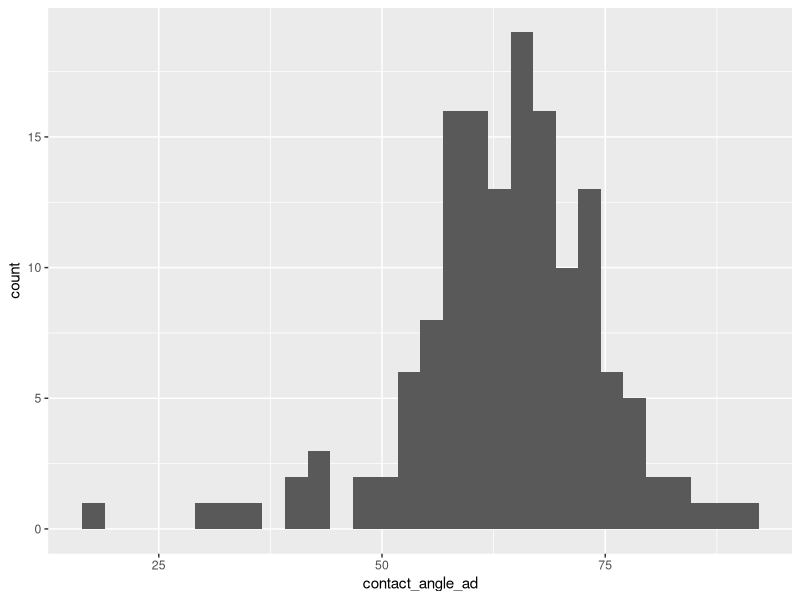
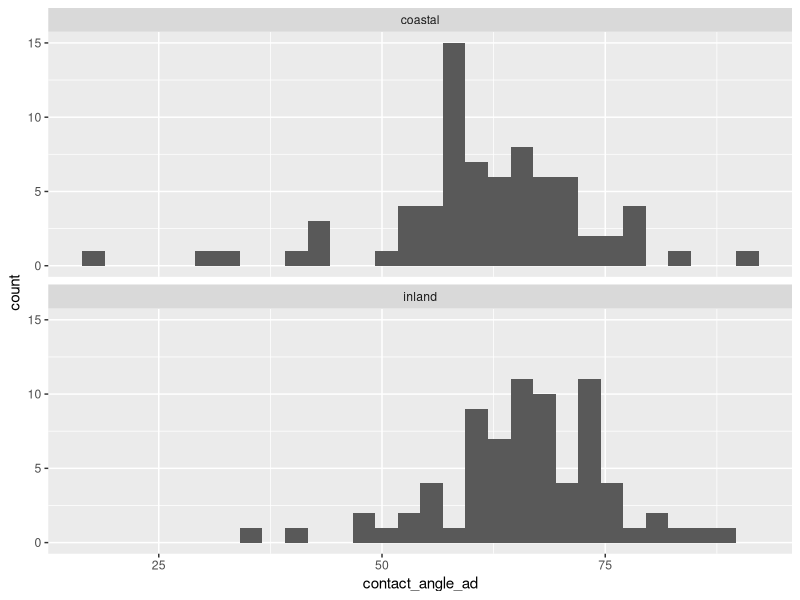
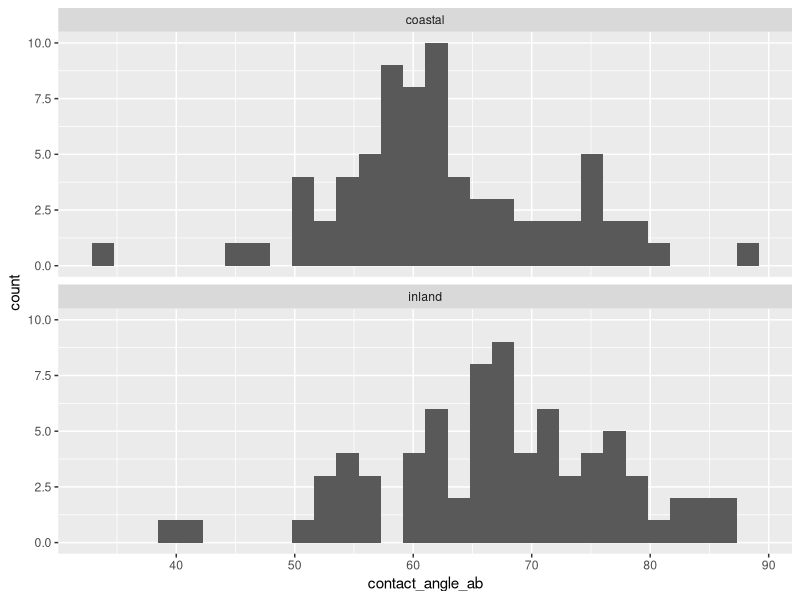
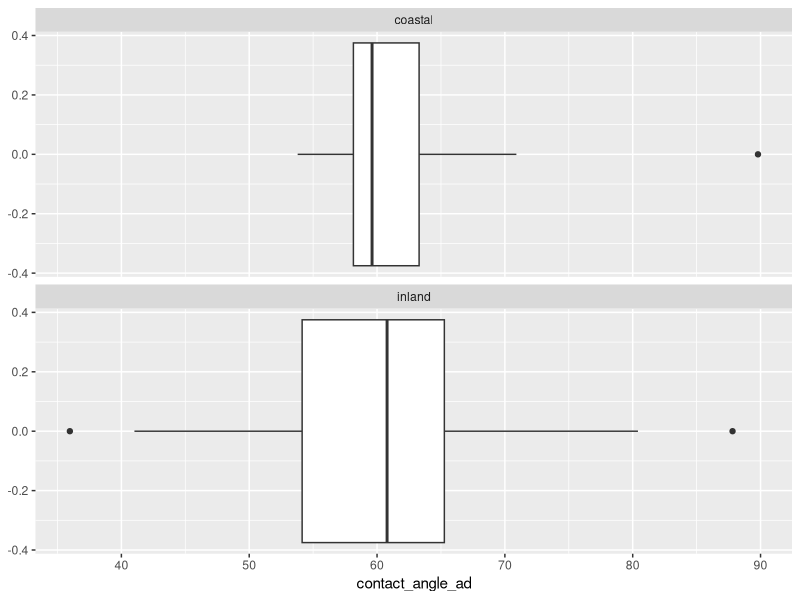
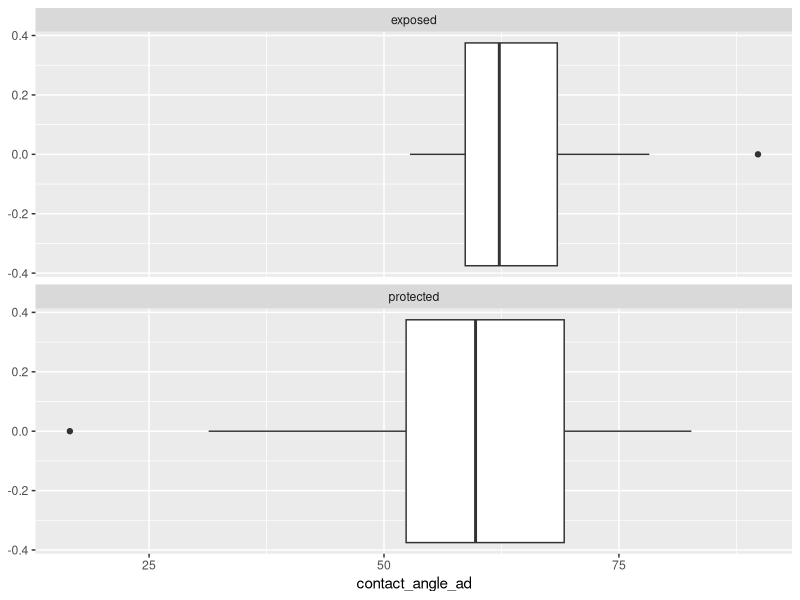
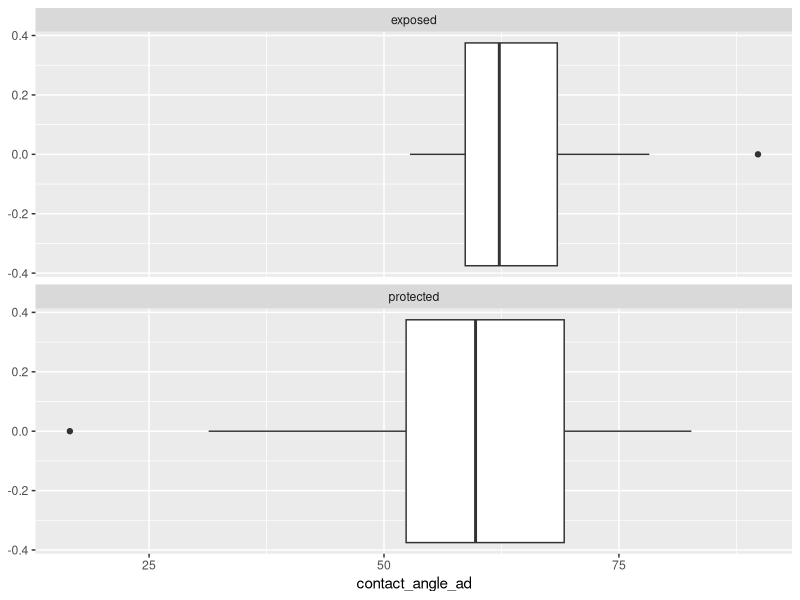
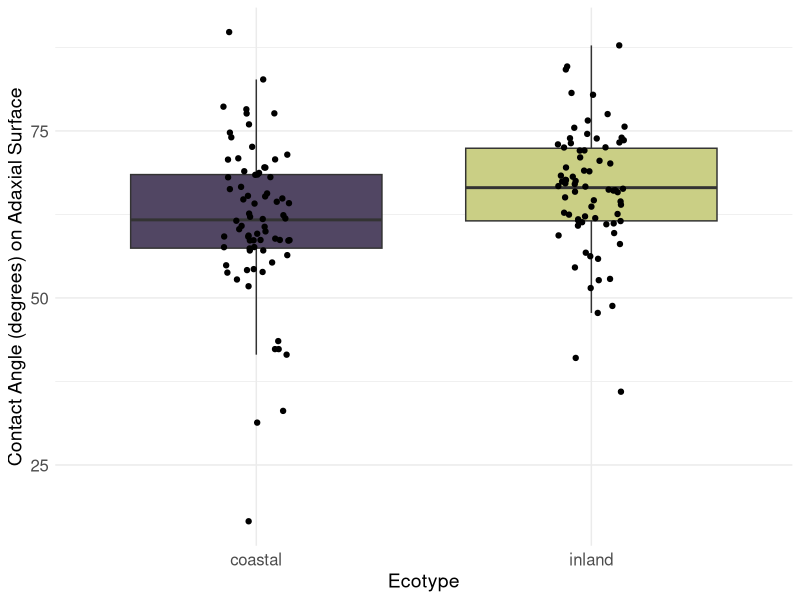
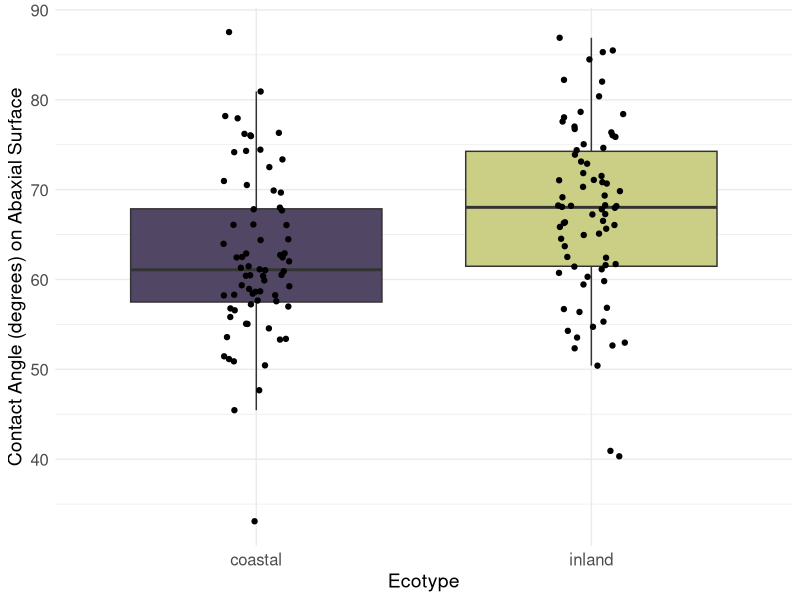

Here is the R script that generated these plots, in order: (Note: this script raises an error after producing the figures.)
require(tidyverse)
require(readxl)

coastal_pops = c('BHE', 'SWB', 'PGR', 'HEC', 'OPB')
inland_pops = c('SWC', 'LMC', 'TOR', 'OAE', 'RGR')


contact_angle =  read_xlsx(
  path = './Data/Contact Angle Measurements.xlsx', # Change path here
  sheet = 'Sheet1'
) %>%
  mutate(
    ecotype = case_when(
      pop.code %in% coastal_pops ~ "coastal",
      pop.code %in% inland_pops ~ "inland",
      .default = NA_character_
    ),
    salt_exposure = case_when(
      pop.code %in% c('PGR', 'BHE') ~ "protected",
      pop.code %in% c('SWB', 'OPB', 'HEC') ~ "exposed",
      pop.code %in% inland_pops ~ "inland",
      .default = NA_character_
    ),
    surface_type = case_when(
      pop.code %in% c('PGR', 'BHE') ~ 'gooey',
      pop.code == 'SWB' ~ 'middling',
      pop.code %in% c('OPB', 'HEC') ~ 'glaborous',
      pop.code %in% inland_pops ~ "inland",
      .default = NA_character_
    )
  ) %>%
  pivot_wider(
    id_cols = c(pop.code, rep, ecotype, salt_exposure), 
    names_from = leaf_side,
    values_from = contact_angle,
    names_prefix = "contact_angle_"
  )

View(contact_angle)

# View coastal_data
contact_angle %>%
  ggplot() +
  aes(x=contact_angle_ad) +
  geom_histogram()

# Coastal vs. inland and ad vs. ab
contact_angle %>%
  ggplot() +
  aes(x=contact_angle_ad) +
  facet_wrap(vars(ecotype), nrow = 2) +
  geom_histogram()

contact_angle %>%
  ggplot() +
  aes(x=contact_angle_ab) +
  facet_wrap(vars(ecotype), nrow = 2) +
  geom_histogram()

# How much of each pop?
contact_angle %>%
  filter(!is.na(contact_angle_ad)) %>%
  group_by(pop.code) %>%
  count()

# Comparing pairs
contact_angle %>%
  filter(pop.code == 'RGR' | pop.code == 'OPB') %>%
  ggplot() +
  aes(x=contact_angle_ad) +
  facet_wrap(vars(ecotype), nrow = 2) +
  geom_boxplot()

# Comparing protected and exposed
contact_angle %>%
  filter(salt_exposure != "inland") %>%
  ggplot() +
  aes(x=contact_angle_ad) +
  facet_wrap(vars(salt_exposure), nrow = 2) +
  geom_boxplot()

contact_angle %>%
  filter(salt_exposure != "inland") %>%
  ggplot() +
  aes(x=contact_angle_ad) +
  facet_wrap(vars(salt_exposure), nrow = 2) +
  geom_boxplot()


contact_ad_boxplot = contact_angle %>%
  filter(!is.na(contact_angle_ad)) %>%
  ggplot() +
  aes(x = ecotype, fill = ecotype, y = contact_angle_ad) +
  geom_boxplot(outliers = F) +
  geom_jitter(position=position_jitter(0.1)) +
  # Labels
  scale_x_discrete(name = 'Ecotype') +
  scale_y_continuous(
    name = 'Contact Angle (degrees) on Adaxial Surface', 
  ) +
  # Style
  scale_fill_manual(values = c('#514663', '#cacf85')) +
  theme_minimal() +
  theme(
    legend.position = "none",
    axis.text = element_text(size=12),
    axis.title = element_text(size=14),
  )
contact_ad_boxplot

ggsave(
  filename = 'Ad_contact_angle_ecotype.png', 
  plot = contact_ad_boxplot,
  device = 'png',
  path = './Results/Figures/',
  scale = 1,
  width = 3,
  height = 6,
  bg = 'white'
)

contact_ab_boxplot = contact_angle %>%
  filter(!is.na(contact_angle_ab)) %>%
  ggplot() +
  aes(x = ecotype, fill = ecotype, y = contact_angle_ab) +
  geom_boxplot(outliers = F) +
  geom_jitter(position=position_jitter(0.1)) +
  # Labels
  scale_x_discrete(name = 'Ecotype') +
  scale_y_continuous(
    name = 'Contact Angle (degrees) on Abaxial Surface', 
  ) +
  # Style
  scale_fill_manual(values = c('#514663', '#cacf85')) +
  theme_minimal() +
  theme(
    legend.position = "none",
    axis.text = element_text(size=12),
    axis.title = element_text(size=14),
  )
contact_ab_boxplot

ggsave(
  filename = 'Ab_contact_angle_ecotype.png', 
  plot = contact_ab_boxplot,
  device = 'png',
  path = './Results/Figures/',
  scale = 1,
  width = 3,
  height = 6,
  bg = 'white'
)

# t-tests
t.test(data=contact_angle, contact_angle_ad ~ ecotype)
t.test(data=contact_angle, contact_angle_ab ~ ecotype)

# fit nested ANOVA
m_nest_ad <- aov(data=contact_angle, contact_angle_ad ~ ecotype/pop.code)
summary(m_nest_ad)
coefficients(m_nest_ad)

m_nest_ab <- aov(data=contact_angle, contact_angle_ab ~ ecotype/pop.code)

summary(m_nest_ab)
coefficients(m_nest_ab)

summary(lm(data=contact_angle, contact_angle_ab ~ ecotype + ecotype:pop.code))


# Look at each pair of populations
# subset dataframe for each population pair
oae_bhe <- contact_angle[which(contact_angle$pop.code == "BHE" | contact_angle$pop.code == "OAE"),] %>% na.omit()
tor_pgr <- contact_angle[which(contact_angle$pop.code == "PGR" | contact_angle$pop.code == "TOR"),] %>% na.omit()
lmc_swb <- contact_angle[which(contact_angle$pop.code == "LMC" | contact_angle$pop.code == "SWB"),] %>% na.omit()
rgr_opb <- contact_angle[which(contact_angle$pop.code == "RGR" | contact_angle$pop.code == "OPB"),] %>% na.omit()
swc_hec <- contact_angle[which(contact_angle$pop.code == "SWC" | contact_angle$pop.code == "HEC"),] %>% na.omit()
pairs <- list(swc_hec, rgr_opb, lmc_swb, oae_bhe, tor_pgr)

# make a function that takes the dataframe with a population pair and a variable of interest
plot_each_pair <- function (pair, var) {
  pops=unique(pair$pop.code)
  na.omit(pair) %>%
    ggplot() +
    aes(x = ecotype, fill = ecotype, y = pair[[var]]) +
    geom_boxplot(outliers = F) +
    geom_jitter(position=position_jitter(0.1)) +
    # Labels
    scale_x_discrete(name = 'Ecotype') +
    scale_y_continuous(
      name = var 
    ) +
    ggtitle(paste(as.character(unique(pair$pop.code))[1], " / ", as.character(unique(pair$pop.code))[2]))+
    # Style
    scale_fill_manual(values = c('#514663', '#cacf85')) +
    theme_minimal() +
    theme(
      legend.position = "none",
      axis.text = element_text(size=12),
      axis.title = element_text(size=14)
    )
}
plot_each_pair(tor_pgr, "contact_angle_ad")
plots <- lapply(pairs, plot_each_pair, "contact_angle_ad")
ad_contact_angle_pair_plots <- ggarrange(plotlist=plots, ncol=2, nrow=3)
ggsave(
  filename = 'Adaxial_Contact_Angle_Pairs.png', 
  plot = ad_contact_angle_pair_plots,
  device = 'png',
  path = './Results/Figures/',
  scale = 1,
  width = 6,
  height = 6,
  bg = 'white'
)

plots <- lapply(pairs, plot_each_pair, "contact_angle_ab")
ab_contact_angle_pair_plots <- ggarrange(plotlist=plots, ncol=2, nrow=3)
ggsave(
  filename = 'Abaxial_Contact_Angle_Pairs.png', 
  plot = ad_contact_angle_pair_plots,
  device = 'png',
  path = './Results/Figures/',
  scale = 1,
  width = 6,
  height = 6,
  bg = 'white'
)
